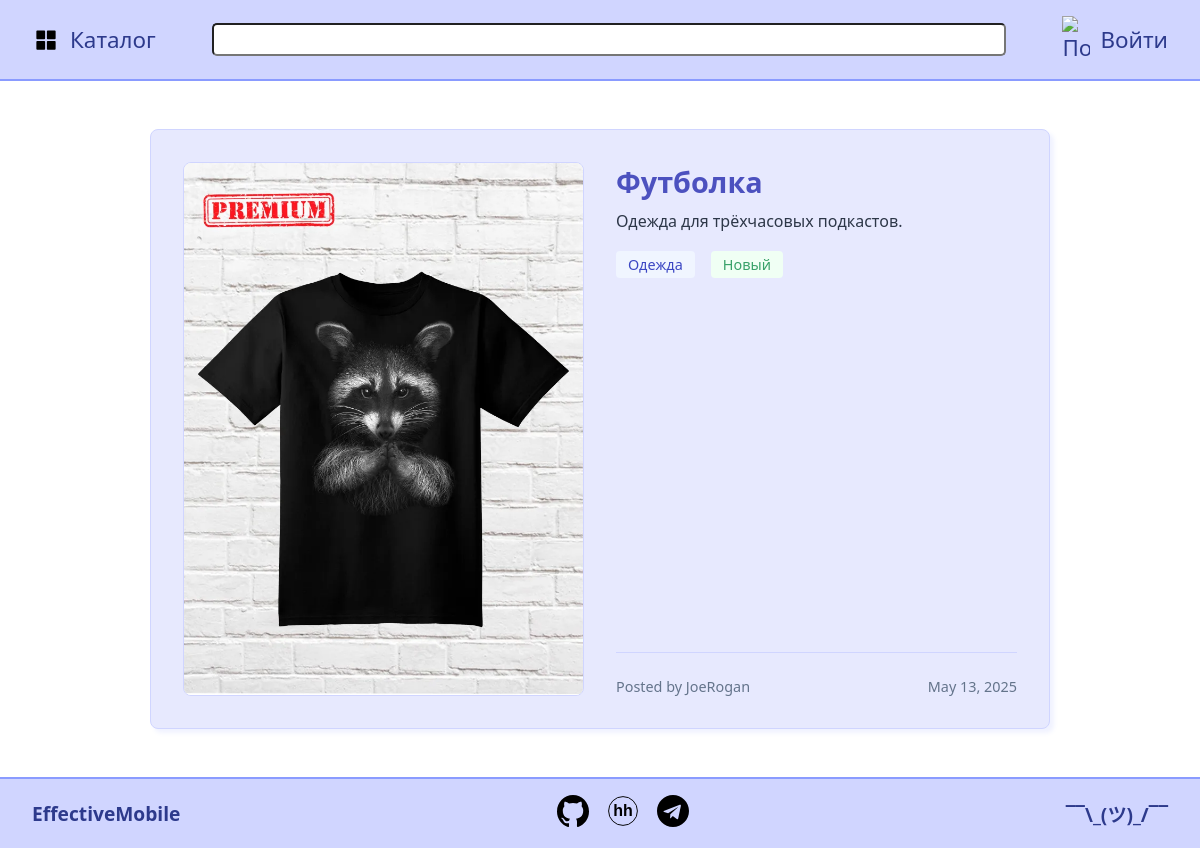
Screenshot of /items/22/ with the database file from the repository.
### items/models.py (models this page shows, shortened)
class Item(models.Model):
    item_condition = [
        ('new', 'Новый'),
        ('used', 'б/у'),
    ]
    user = models.ForeignKey(User, on_delete=models.CASCADE, verbose_name='Пользователь')
    title = models.CharField(max_length=100, verbose_name='Название товара')
    description = models.TextField(verbose_name='Описание товара')
    image = models.ImageField(upload_to='item_images', blank=True, null=True)
    category = models.ForeignKey(Category, on_delete=models.SET_NULL, null=True, verbose_name='Категория')
    condition = models.CharField(max_length=20, choices=item_condition, verbose_name='Состояние')
    created_at = models.DateTimeField(auto_now_add=True, verbose_name='Дата публикации')
    class Meta:
        verbose_name = 'Товар'

class Category(models.Model):
    name = models.CharField(max_length=50)

### items/views.py (the view)
# urls.py: path('<int:pk>/', views.item_detail, name='item_detail'),
def item_detail(request, pk):
    item = get_object_or_404(Item, pk=pk)
    is_owner = request.user == item.user
    return render(request, 'items/item_detail.html', {
        'item': item,
        'is_owner': is_owner
    })

### items/templates/items/item_detail.html (shortened to what this page needs)
{% extends 'main/base.html' %}
{% block content %}
<div class="item-detail-container">
    <div class="item-image-container">
        {% if item.image %}
            <img src="{{ item.image.url }}" alt="{{ item.title }}">
        {% else %}
            <div class="no-image">No Image</div>
        {% endif %}
    </div>
    <div class="item-info">
        <div class="item-content">
            <h1 class="item-title">{{ item.title }}</h1>
            <p class="item-description">{{ item.description }}</p>
            <div class="item-meta">
                <span class="item-category">{{ item.category.name }}</span>
                <span class="item-condition">{{ item.get_condition_display }}</span>
            </div>
        </div>
        <div class="item-footer">
            <span>Posted by {{ item.user.username }}</span>
            <span>{{ item.created_at|date:"F j, Y" }}</span>
        </div>
    </div>
</div>
{% endblock %}

### main/static/main/css/base.css (style rules this page uses)
* { margin: 0; padding: 0; box-sizing: border-box; }
body { display: flex; flex-direction: column; min-height: 100vh; font-family: "Segoe UI", system-ui, sans-serif; }

### items/static/items/css/item_detail.css (style rules this page uses)
.item-detail-container { max-width: 900px; margin: 2rem auto; padding: 2rem; background: #e7e9fe; border: 1px solid #d0d5ff; border-radius: 8px; box-shadow: 4px 4px 4px rgba(111, 132, 255, 0.1); display: grid; grid-template-columns: 1fr 1fr; gap: 2rem; align-items: center; min-height: 60vh; }
.item-image-container { display: flex; justify-content: center; align-items: center; border-radius: 8px; overflow: hidden; background: #f8fafc; border: 1px solid #d0d5ff; min-height: 500px; }
.item-image-container img { width: 100%; height: auto; display: block; }
.item-info { display: flex; flex-direction: column; height: 100%; }
.item-content { flex-grow: 1; }
.item-title { color: #4c51bf; margin: 0 0 0.5rem 0; font-size: 1.8rem; }
.item-description { color: #2d3748; line-height: 1.6; }
.item-meta { display: flex; gap: 1rem; flex-wrap: wrap; margin-top: 1rem; }
.item-meta span { display: inline-block; padding: 0.25rem 0.75rem; border-radius: 4px; font-size: 0.9rem; }
.item-category { background: #f0f5ff; color: #3b46c3; }
.item-condition { background: #f0fff4; color: #38a169; }
.item-footer { display: flex; justify-content: space-between; align-items: center; padding-top: 1.5rem; margin-top: 1.5rem; border-top: 1px solid #d0d5ff; color: #64748b; font-size: 0.9rem; }

### rows the page displays
Item: image (picture), title "Футболка", description "Одежда для трёхчасовых подкастов.", category.name "Одежда", condition "Новый", user.username "JoeRogan", created_at "May 13, 2025"
